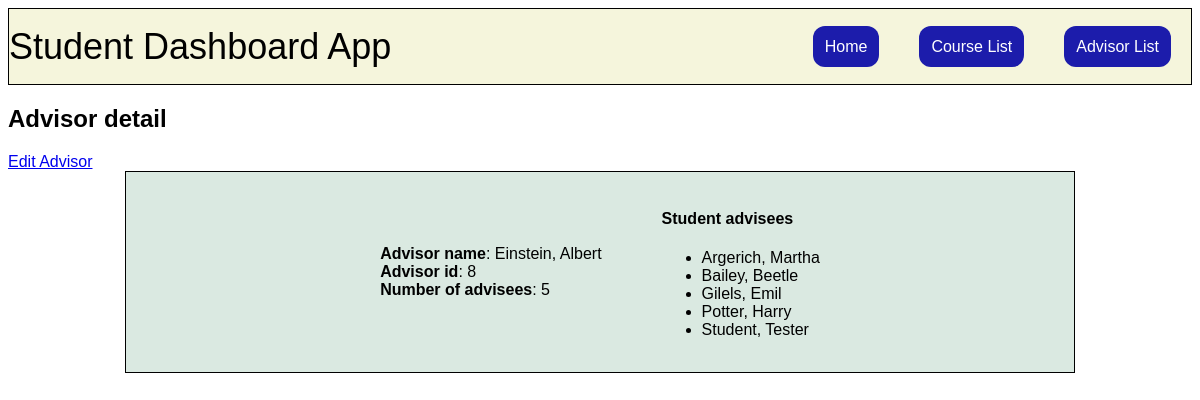
Page /advisor_detail/8 on the committed database.
### student/models.py (models this page shows, shortened)
class Advisor(models.Model):
    fname = models.CharField(max_length=30)
    lname = models.CharField(max_length=30)
    class Meta:
        ordering = ['lname']
    def advisee_count(self):
        return self.advisees.count()

class Student(models.Model):
    fname = models.CharField(max_length=30)
    lname = models.CharField(max_length=30)
    active = models.BooleanField(default=True)
    student_advisor = models.ForeignKey(Advisor,
                                        on_delete=models.SET(get_default_advisor),
                                        related_name="advisees",
                                        default=get_default_advisor,
                                        null=False,
                                        blank=False
                                        )
    class Meta:
        ordering = ['lname', 'fname']

### student/views.py (the view)
# urls.py: path("advisor_detail/<int:id>", views.advisor_detail, name="advisor_detail"),
def advisor_detail(request, id):
    advisor = get_object_or_404(Advisor, pk=id)
    addvisee_count = advisor.advisee_count()
    return render(request,
                  "student/advisor_detail.html",
                  {"advisor": advisor, "advisee_count": addvisee_count})

### student/templates/student/advisor_detail.html (shortened to what this page needs)
{% extends "student/layout.html" %}
{% block body %}
<h2>Advisor detail</h2>
<div id="edit-advisor-btn">
    <a href="{% url 'edit_advisor' id=advisor.id %}">Edit Advisor</a>
</div>
<div id="advisor-container">
    <div id="advisor-detail-container">
        <div>
            <div>
                <b>Advisor name</b>: {{ advisor.lname }}, {{ advisor.fname }}
            </div>
            <div>
                <b>Advisor id</b>: {{ advisor.id }}
            </div>
            <div>
                <b>Number of advisees</b>: {{ advisee_count }}
            </div>
        </div>
        <div>
            <h4>Student advisees</h4>
            {% if advisor.advisees.count != 0 %}
                <ul>
                    {% for advisee in advisor.advisees.all %}
                    <li>
                        {{ advisee.lname }}, {{advisee.fname }}
                    </li>
                    {% endfor %}
                </ul>
            {% else %}
            <div>
                There are no student advisees
            </div>
            {% endif %}
    </div>
</div>
{% endblock %}

### student/static/student/styles.css (style rules this page uses)
body { font-family: 'Gill Sans', 'Gill Sans MT', Calibri, 'Trebuchet MS', sans-serif; }
#advisor-container { display: flex; flex-direction: column; align-items: center; }
#advisor-container { display: flex; justify-content: center; }
#advisor-detail-container { display: flex; justify-content: center; align-items: center; gap: 60px; height: 200px; width: 80%; background-color: #dae9e1; border: 1px solid black; }

### rows in the picture
Advisor: lname "Einstein", fname "Albert", id "8"
Student: lname "Argerich", fname "Martha"
Student: lname "Bailey", fname "Beetle"
Student: lname "Gilels", fname "Emil"
Student: lname "Potter", fname "Harry"
Student: lname "Student", fname "Tester"

### other values in the picture
{{ advisee_count }} "5"
